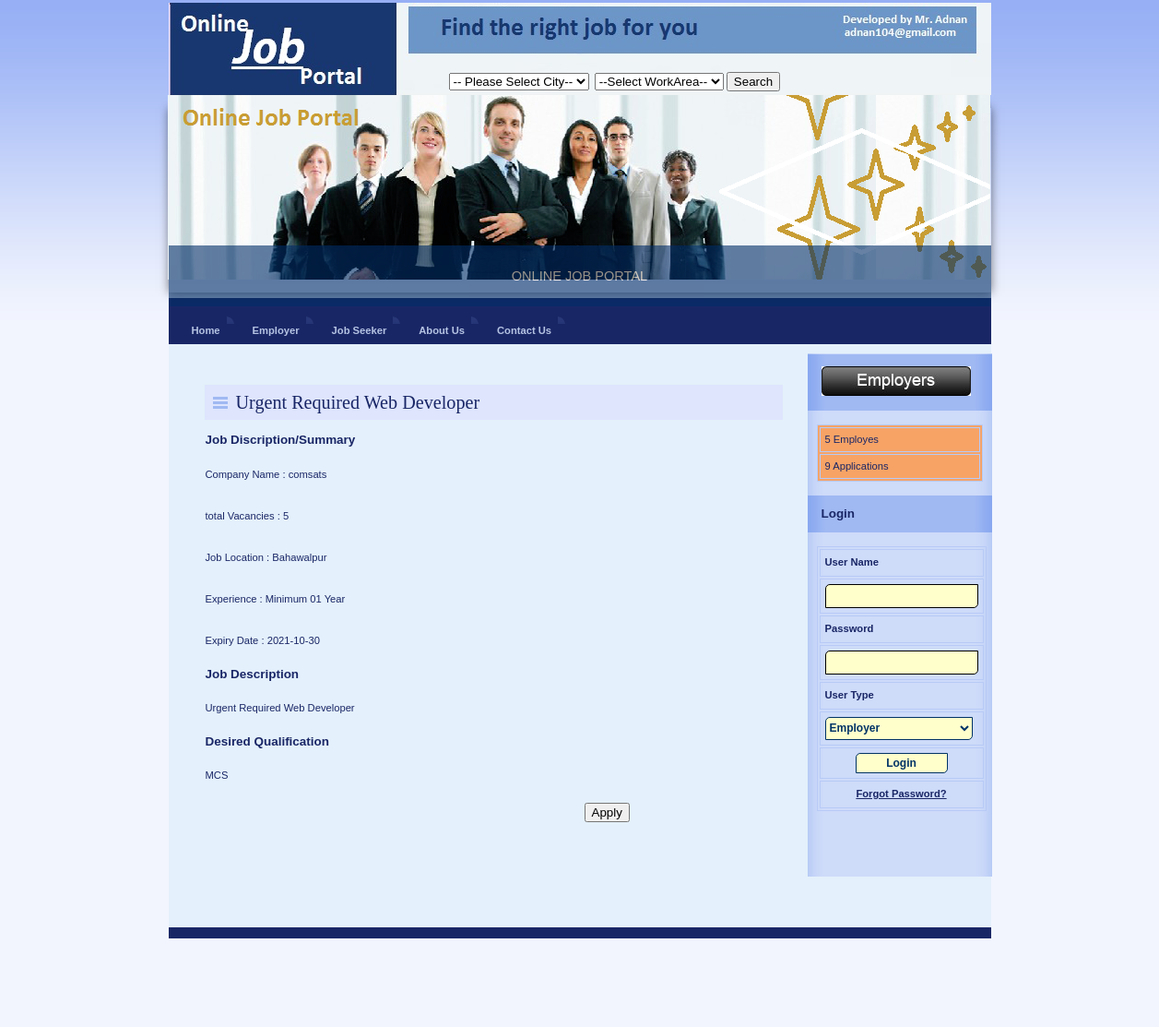
The app's page /jobtitleDetail.php?jobtitle=21 with its own data.
### tables this page shows
CREATE TABLE `job_master` (
  `JobId` int(11) NOT NULL,
  `CompanyName` varchar(20) NOT NULL,
  `Location` varchar(255) NOT NULL,
  `JobTitle` varchar(50) NOT NULL,
  `Work_aera` varchar(255) NOT NULL,
  `Vacancy` int(11) NOT NULL,
  `MinQualification` varchar(50) NOT NULL,
  `App_date` date NOT NULL,
  `Description` varchar(200) NOT NULL
);

### jobtitleDetail.php (the view, shortened to what this page needs)
<!DOCTYPE html PUBLIC "-//W3C//DTD XHTML 1.0 Strict//EN" "http://www.w3.org/TR/xhtml1/DTD/xhtml1-strict.dtd">
<html xmlns="http://www.w3.org/1999/xhtml" xml:lang="cs" lang="cs">
<head>
    <link rel="stylesheet" media="screen,projection" type="text/css" href="./css/main.css" />
    <link rel="stylesheet" media="print" type="text/css" href="./css/print.css" />
    <link rel="stylesheet" type="text/css" href="css/style.css" />
    <link rel="stylesheet" media="aural" type="text/css" href="./css/aural.css" />
</head>
<body id="www-url-cz">
<div id="main" class="box">
<?php
include "Header.php"
?>
<?php
include "menu.php"
?>
    <div id="page" class="box">
    <div id="page-in" class="box">
        <div id="content">
            <div class="article">
                <p>
<?php
$JobtitleID=$_GET['jobtitle'];
include "Connections/job.php";
$sql = "select * from job_master where JobId='".$JobtitleID."'";
$result = mysqli_query($con,$sql);
while($row = mysqli_fetch_array($result))
{
$CompanyName=$row['CompanyName'];
$location=$row['Location'];
$JobTitle=$row['JobTitle'];
$Vacancy=$row['Vacancy'];
$MinQualification=$row['MinQualification'];
$App_date=$row['App_date'];
$Description=$row['Description'];
?>
              <h2><span><?php echo $JobTitle;?></span></h2>
  <h3>Job Discription/Summary</h3>
  <p>Company Name  : <?php echo $CompanyName;?></p>
  <p>total Vacancies  : <?php echo $Vacancy;?></p>
  <p>Job Location : <?php echo $location;?></p>
  <p>Experience   : Minimum 01 Year </p>
  <p>Expiry Date  : <?php echo $App_date;?></p>
  <h3>Job Description</h3>
  <p><?php echo $Description;?></p>
  <h3>Desired Qualification</h3>
  <p><?php echo $MinQualification;?></p>
  <div id="applybutton"><a href="loginheader.php">
    <input type="button" value="Apply" /></a></div>
<?php
}
?>
                </p>
              <p class="btn-more box noprint">&nbsp;</p>
          </div>
        </div>
<?php
include "right.php"
?>
    </div>
    </div>
<?php
include "footer.php"
?>
</div>
</body>
</html>

### css/main.css (style rules this page uses)
* { min-height:1px; }
body { margin: -47px; padding: 0; background:#F2F5FE url("../design/bg.gif") 0 0 repeat-x; font:70%/160% "verdana",sans-serif; color:#192666; _text-align:center; }
a { color:#192666; }
p { border:0; margin:15px 0; padding:0; line-height:30px; }
div { display:block; border:0; margin:0; padding:0; }
h1, h2, h3, h4, h5 { border:0; margin:15px 0 10px 0; padding:0; font-weight:bold; }
h2 { font-size:180%; line-height:100%; font-family:"georgia",serif; font-weight:normal; }
h3 { font-size:120%; line-height:100%; font-weight:bold; }
a, img, span { border:0; margin:0; padding:0; }
.box { min-height:1px; _height:1px; }
.box:after { content:"."; display:block; line-height:0px; font-size:0px; visibility:hidden; clear:both; }
#main { width:892px; margin:50px auto 0 auto; _text-align:left; }
#page { min-height:1px; background:#E4F0FB; _height:1px; left:30px; }
#page-in { min-height:1px; padding:10px 0; _height:1px; border-radius:15px 15px 15px 15px; width:800px; }
#content { float:left; width:667px; _width:550px; padding:0 0 0 20px; }
#content .article { clear:both; margin:0; padding:20px; }
#content .article h2 { padding:10px; background:#DEE5FD ; color:#192666; margin: -17px 1px 4px -1px; padding: 9px; }
#content .article h2 span { background:url("../design/ico_list.gif") 0 50% no-repeat; padding-left:25px; }
#content .article p { text-align:justify; }
#content .btn-more { margin:0 0 15px 0; padding:0; border:0; position:relative; }

### css/style.css (style rules this page uses)
#applybutton { height: 29px; margin-top: 6px; top: -3px; width: 152px; margin-left: 411px; }

### css/print.css (style rules this page uses)
body { border:0; margin:0; padding:0; font-size:12pt }
a { color:#000; text-decoration:none; }
h1, h2, h3 { page-break-after:avoid; page-break-inside:avoid; }
.noprint { display:none; }

### css/aural.css (style rules this page uses)
body { voice-family:paul,male; volume:loud; speech-rate:slow; richness:90; stress:20; }
h1, h2, h3, h4, h5 { cue-before:url("ping.au"); }
p, table { pause:50ms; }

### records on screen
job_master: JobTitle "Urgent Required Web Developer", CompanyName "comsats", Vacancy "5", Location "Bahawalpur", App_date "2021-10-30", Description "Urgent Required Web Developer", MinQualification "MCS"

### other values on screen
$totalemp "5"
$totaljobseeker "9"
